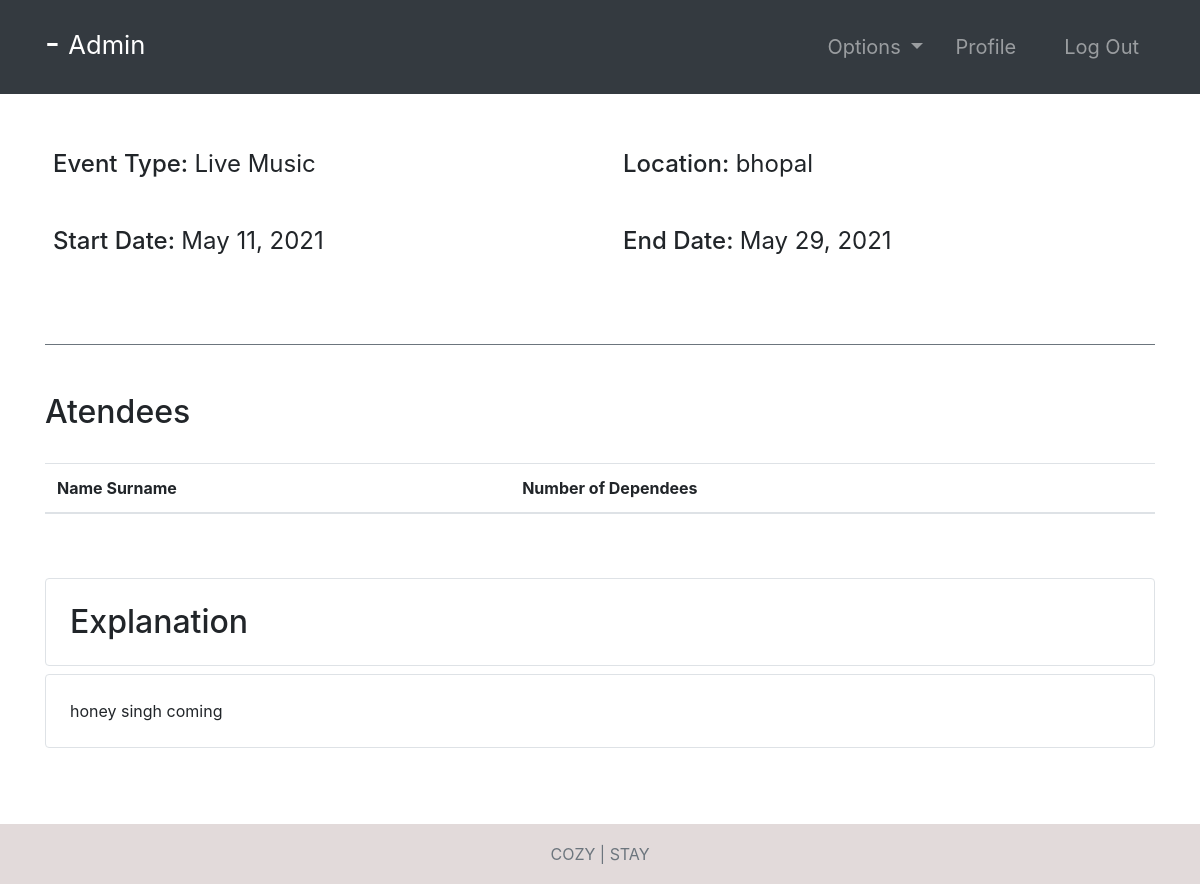
The page /event-profile/1/ (signed in) on the database its author committed.
### hotel/models.py (models this page shows, shortened)
class Event(models.Model):
    EVENT_TYPES = (
        ('Movie', 'Movie'),
        ('Theater', 'Theater'),
        ('Conference', 'Conference'),
        ('Concert', 'Concert'),
        ('Entertainment', 'Entertainment'),
        ('Live Music', 'Live Music'),
    )
    eventType = models.CharField(max_length=20, choices=EVENT_TYPES)
    location = models.CharField(max_length=100)
    startDate = models.DateField()
    endDate = models.DateField()
    explanation = models.TextField()

### hotel/views.py (the view)
# urls.py: path('event-profile/<str:id>/', event_profile, name="event-profile"),
@ login_required(login_url='login')
def event_profile(request, id):
    role = str(request.user.groups.all()[0])
    path = role + "/"
    tempEvent = Event.objects.get(id=id)
    attendees = EventAttendees.objects.filter(event=tempEvent)
    context = {
        "role": role,
        "attendees": attendees,
        "event": tempEvent
    }
    return render(request, path + "event-profile.html", context)

### Templates/admin/event-profile.html
{% extends '../index.html' %}
{% block context %}
{% include '../common_pages/event-profile.html' %}
{% endblock %}

### Templates/incs/nav.html (shortened to what this page needs)
<nav class="navbar navbar-dark bg-dark navbar-expand-lg py-3 " role="navigation">
    <div class="container">
        <a href="" class="navbar-brand">
            <h2 class="text-capitalize">
                {{ request.user.first_name }} {{ request.user.last_name }} -
                <small>
                    {{ role }}
                </small>
            </h2>
        </a>
        <div class="collapse navbar-collapse" id="navbarTags">
            <ul class="navbar-nav ml-auto">
                <li class="nav-item dropdown p-2">
                    <a class="nav-link dropdown-toggle" href="#" id="navbarDropdown" role="button"
                        data-toggle="dropdown" aria-haspopup="true" aria-expanded="false">
                        Options
                    </a>
                </li>
                <li class="nav-item mr-3 p-2">
                    {% if role == 'staff' or role == 'receptionist' or role == 'admin' or role == 'manager' %}
                    <a href="{% url 'employee-profile' user.id %}" class="nav-link">Profile</a>
                    {% endif %}
                </li>
                <li class="nav-item p-2 ">
                    <a href="{% url 'logout' %}" class="nav-link">Log Out</a>
                </li>
            </ul>
        </div>
    </div>
</nav>

### Templates/common_pages/event-profile.html (shortened to what this page needs)
<div class="container">
    <div class="row mt-5">
        <div class="col-6">
            <div class="p-2 h4">
                <span>Event Type: </span>
                <span class="font-weight-normal">{{event.eventType}}</span>
            </div>
            <br>
            <div class="p-2 h4">
                <span>Start Date:</span>
                <span class="font-weight-normal">{{event.startDate}}</span>
            </div>
        </div>
        <div class="col-6">
            <div class="p-2 h4">
                <span>Location:</span>
                <span class="font-weight-normal">{{event.location}}</span>
            </div>
            <br>
            <div class="p-2 h4">
                <span>End Date:</span>
                <span class="font-weight-normal">{{event.endDate}}</span>
            </div>
        </div>
    </div>
    <br>
    <div class="table-responsive my-5 border-top border-secondary pt-5">
        <div class="table-header row">
            <div class="col-sm-12 col-md-12 col-lg-4 mb-4">
                <h2>Atendees</h2>
            </div>
        </div>
        <table class="table table-hover">
            <thead>
                <tr>
                    <th>Name Surname</th>
                    <th>Number of Dependees</th>
                </tr>
            </thead>
        </table>
    </div>
    <div class="explanation  pb-5">
        <div class="header h2 border rounded p-4">Explanation</div>
        <div class="content">
            <p class="border rounded p-4">{{event.explanation}}</p>
        </div>
    </div>
</div>

### static/css/main.css (style rules this page uses)
* { margin: 0; padding: 0; -webkit-font-smoothing: antialiased; }
body { position: relative; }
nav .nav-item { font-size: 20px; }

### rows shown on the page
Event: eventType "Live Music", startDate "May 11, 2021", location "bhopal", endDate "May 29, 2021", explanation "honey singh coming"

### other values the page prints
{{ role }} "Admin"
